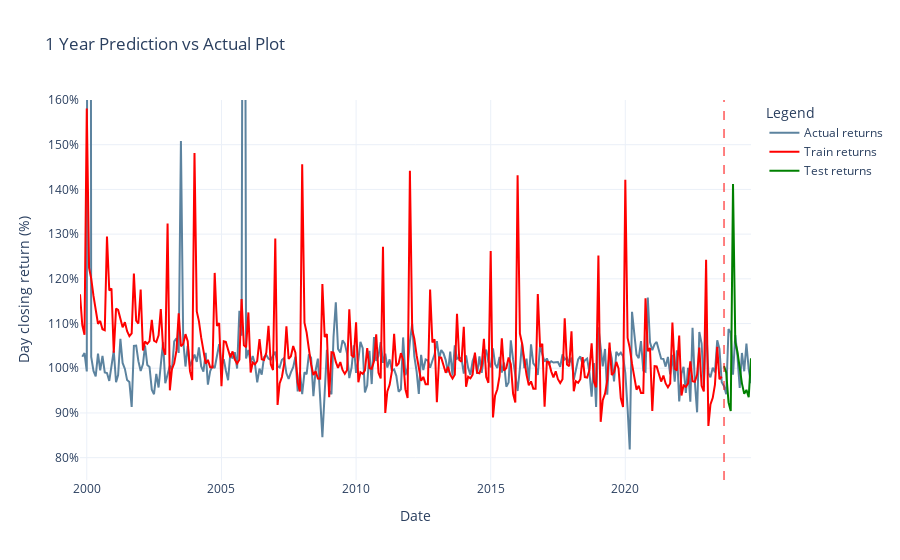

The notebook cell saved with this chart:
### Code cell
plot(dataframe=df, forecasts=forecasts_12m, months=12)

### Figure 1 — Plotly figure (JSON) as saved in the notebook; plotly's stock layout.template omitted (floating-point values rounded to 4 significant figures; data arrays with more than 128 entries replaced by an {"elided": "..."} marker saying what was removed)
{"data": [{"line": {"color": "#5c839f", "width": 2}, "mode": "lines", "name": "Actual returns", "x": {"elided": "300 str values"}, "y": {"elided": "300 float values"}, "type": "scatter"}, {"line": {"color": "red", "width": 2}, "mode": "lines", "name": "Train returns", "x": {"elided": "287 str values"}, "y": {"elided": "287 float values"}, "type": "scatter"}, {"line": {"color": "green", "width": 2}, "mode": "lines", "name": "Test returns", "x": ["2023-09-01", "2023-10-01", "2023-11-01", "2023-12-01", "2024-01-01", "2024-02-01", "2024-03-01", "2024-04-01", "2024-05-01", "2024-06-01", "2024-07-01", "2024-08-01", "2024-09-01"], "y": [1.005, 0.99, 0.9235, 0.9041, 1.412, 1.058, 1.037, 1.0, 0.9661, 0.9427, 0.9515, 0.9353, 1.022, 0.9326, 0.8873, 0.8634, 1.582, 0.7259, 0.8337, 0.8877, 0.9609, 1.113, 0.9838, 1.004], "type": "scatter"}], "layout": {"shapes": [{"line": {"color": "red", "dash": "dash", "width": 1}, "type": "line", "x0": "2023-09-01", "x1": "2023-09-01", "xref": "x", "y0": 0, "y1": 1, "yref": "y domain"}], "yaxis": {"title": {"text": "Day closing return (%)"}, "tickformat": ".0%", "range": [0.75, 1.6]}, "title": {"text": "1 Year Prediction vs Actual Plot"}, "xaxis": {"title": {"text": "Date"}}, "legend": {"title": {"text": "Legend"}}}}
